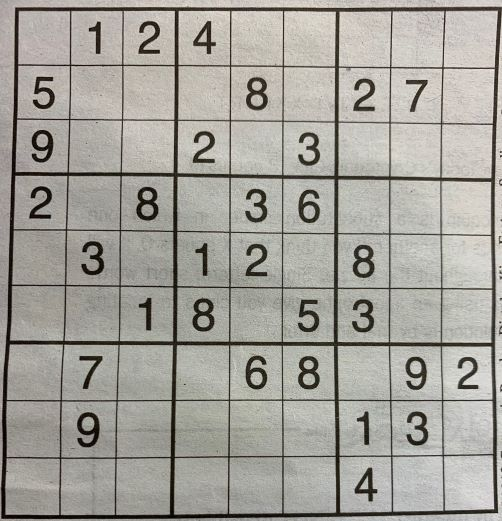
#> input picture c_03/sudoku.jpg, 502 x 521 px
$ python '01 Image Gradients.py'
#> lines starting #> are read from the running program, lines starting #| are printed output that depends on the picture
#%% jupyter
# See 04 WMA lecture
# Find Image gradients, edges etc
import sys
import cv2 as cv
import matplotlib.pyplot as plt
#%%
#import image
img = cv.imread('sudoku.jpg', cv.IMREAD_GRAYSCALE)
#> img: shape (521, 502); min 0, max 241, mean 162.1
if img is None:
    sys.exit("Could not read the image.")
plt.imshow(img,cmap = 'gray')

#%%
"""
Sobel derivatives :
a joint Gaussian smoothing plus differentiation operation, it is more resistant to noise.
You can specify the direction of derivatives to be taken, vertical or horizontal (by yorder and xorder respectively).
You can also specify the size of kernel by the argument ksize.
more : https://docs.opencv.org/3.4/d2/d2c/tutorial_sobel_derivatives.html
"""
sobelx = cv.Sobel(img,cv.CV_64F,1,0,ksize=5)
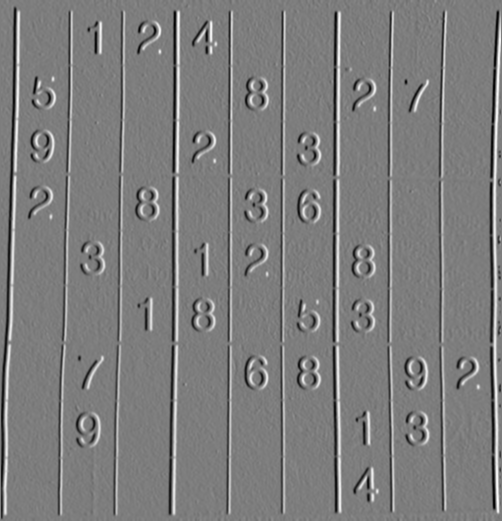
#> sobelx: shape (521, 502) float64; min -8356, max 8650, mean 9.3; drawn with min black and max white
sobely = cv.Sobel(img, cv.CV_64F, 0, 1, ksize=5)
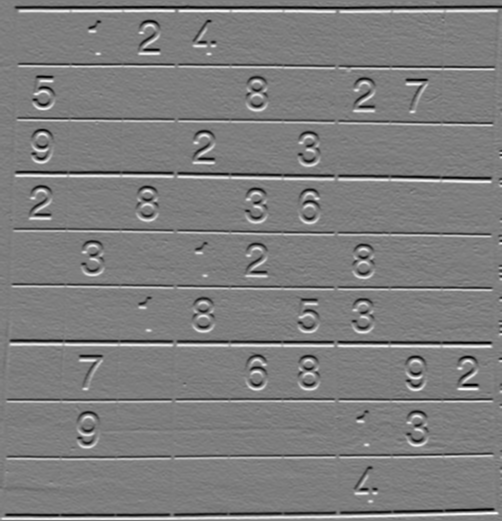
#> sobely: shape (521, 502) float64; min -8364, max 8517, mean -8.2; drawn with min black and max white
plt.imshow(sobelx,cmap = 'gray')
"""
TASK:
- change ksize 2*n+1, n from 1 to e.g. 10, and check the result
- ddepth: Depth of the destination image. Change CV_64F to: CV_8U or CV_16U or CV_16S or CV_32F

note:
CV_8U - 8-bit unsigned integers ( 0..255 ) ie a pixel can have values 0-255 like in grayscale
CV_16U - 16-bit unsigned integers ( 0..65535 )
CV_16S - 16-bit signed integers ( -32768..32767 )
CV_32F is float - the pixel can have any value between 0-1.0. To display by multiplying each pixel by 255.
CV_64F - 64-bit floating-point
"""

#k-sizes
plt.figure(figsize=(10,8))

for i, k in enumerate([1,3,5,7,9]):
    sob = cv.Sobel(img, cv.CV_64F, 1, 0, ksize=k)

    plt.subplot(2,3,i+1)
    plt.imshow(sob, cmap='gray')
    plt.title(f"Sobel ksize={k}")
    plt.xticks([])
    plt.yticks([])

plt.tight_layout()
plt.show()

#ddepths
depths = [
    (cv.CV_8U, "CV_8U"),
    (cv.CV_16U, "CV_16U"),
    (cv.CV_16S, "CV_16S"),
    (cv.CV_32F, "CV_32F"),
    (cv.CV_64F, "CV_64F")
]

plt.figure(figsize=(10,8))

for i, (d, name) in enumerate(depths):
    sob = cv.Sobel(img, d, 1, 0, ksize=5)

    # float scaling
    if d in [cv.CV_32F, cv.CV_64F]:
        sob = cv.normalize(sob, None, 0, 255, cv.NORM_MINMAX)

    plt.subplot(2,3,i+1)
    plt.imshow(sob, cmap='gray')
    plt.title(name)
    plt.xticks([])
    plt.yticks([])
#> this loop made 5 passes
#> pass 1, `sob = cv.Sobel(img, d, 1, 0, ksize=5)`:
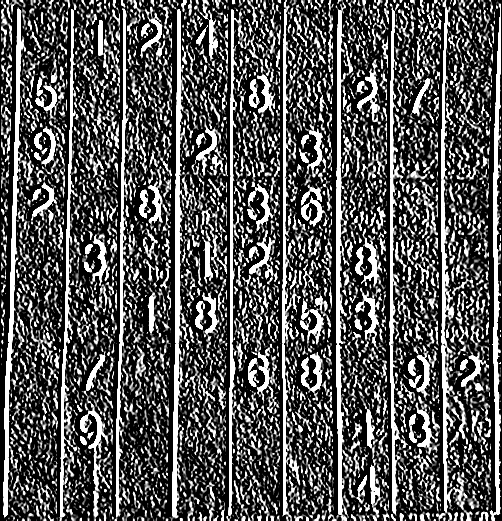
#> sob: shape (521, 502); min 0, max 255, mean 84.8

plt.tight_layout()
plt.show()
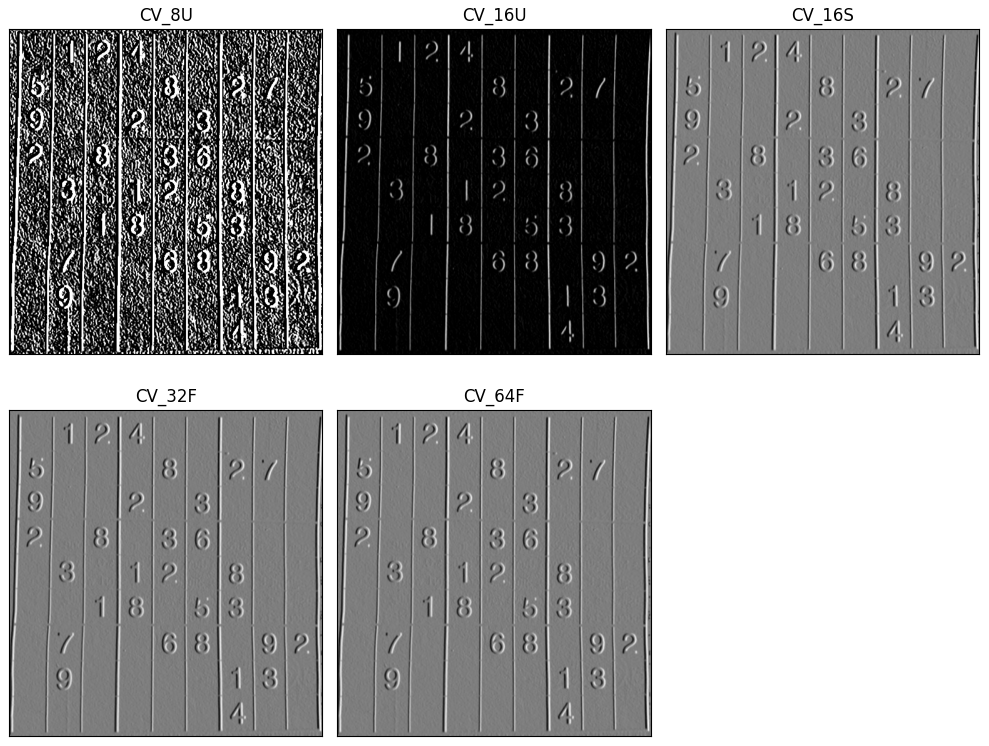
#> figure drawn by matplotlib, 5 panels

#%%
#gradient (high-pass) filters
"""Laplacian derivatives :
the Laplacian of the image given by the relation
Δsrc=∂2src∂x2+∂2src∂y2 where each derivative is found using Sobel derivatives.
If ksize = 1, then following kernel [[0,1,0],[1,-4,1],[0,1,0]]
more : https://docs.opencv.org/3.4/d5/db5/tutorial_laplace_operator.html
"""
laplacian =  cv.Laplacian(img,cv.CV_64F,ksize=3)
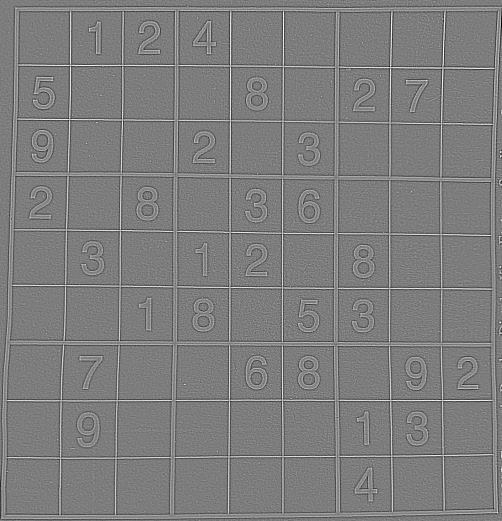
#> laplacian: shape (521, 502) float64; min -1244, max 1282, mean -0.1; drawn with min black and max white
plt.imshow(laplacian,cmap = 'gray')
"""
TASK:
- Remove noise by blurring with a Gaussian filter
src = cv.GaussianBlur(img, (3, 3), 0)
laplacian_Gauss =  cv.Laplacian(src,dst,cv.CV_64F,ksize=3)
"""
# blur
blur = cv.GaussianBlur(img, (5,5), 0)
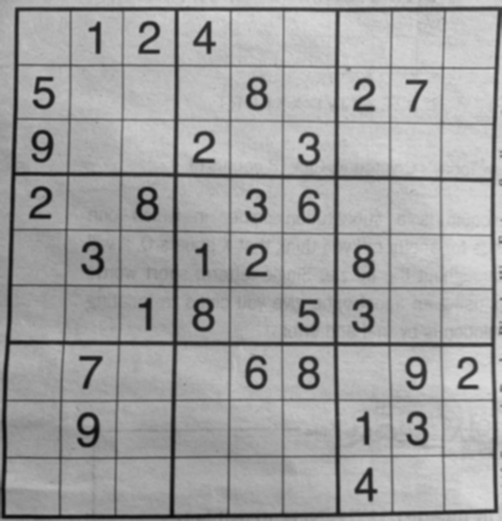
#> blur: shape (521, 502); min 12, max 218, mean 162.1

# laplacian no blur
laplacian = cv.Laplacian(img, cv.CV_64F, ksize=3)

# laplacian with blur
laplacian_blur = cv.Laplacian(blur, cv.CV_64F, ksize=3)
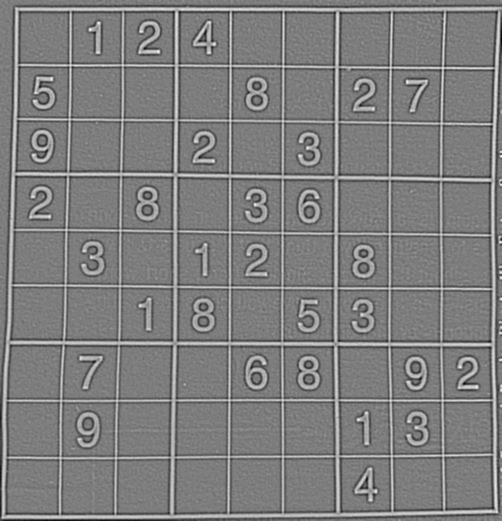
#> laplacian_blur: shape (521, 502) float64; min -252, max 260, mean -0.1; drawn with min black and max white

plt.figure(figsize=(10,6))

plt.subplot(1,3,1)
plt.imshow(img, cmap='gray')
plt.title("Original")
plt.xticks([]); plt.yticks([])

plt.subplot(1,3,2)
plt.imshow(laplacian, cmap='gray')
plt.title("Laplacian (no blur)")
plt.xticks([]); plt.yticks([])

plt.subplot(1,3,3)
plt.imshow(laplacian_blur, cmap='gray')
plt.title("Laplacian + Gaussian")
plt.xticks([]); plt.yticks([])

plt.show()


#%%
"""
module matplotlib.pyplot as plt is a state-based interface to matplotlib.
It provides an implicit, MATLAB-like, way of plotting.
It also opens figures on your screen, and acts as the figure GUI manager.

subplot(m,n,k)
m number of rows
n number of columns
k order number (from left to right, form up to down like reading)
"""
plt.subplot(2,2,1)
plt.imshow(img,cmap = 'gray')
plt.title('Original')
plt.xticks([])#Get or set the current tick locations and labels of the x-axis. The list is empty to get rid of ticks.
plt.yticks([])

plt.subplot(2,2,2)
plt.imshow(laplacian,cmap = 'gray')
plt.title('Laplacian')
plt.xticks([])
plt.yticks([])

plt.subplot(2,2,3)
plt.imshow(sobelx,cmap = 'gray')
plt.title('Sobel X')
plt.xticks([])
plt.yticks([])

plt.subplot(2,2,4)
plt.imshow(sobely,cmap = 'gray')
plt.title('Sobel Y')
plt.xticks([])
plt.yticks([])

plt.show() #Display all open figures.

""" TASKS: - change cmap colormaps, e.g. https://matplotlib.org/stable/tutorials/colors/colormaps.html, """

cmaps = ['gray', 'hot', 'jet', 'viridis']

plt.figure(figsize=(10,8))

for i, cmap in enumerate(cmaps):
    plt.subplot(2,2,i+1)
    plt.imshow(sobelx, cmap=cmap)
    plt.title(f"cmap = {cmap}")
    plt.xticks([])
    plt.yticks([])

plt.show()

$ run again, with c_03/eyes.jpg copied over c_03/sudoku.jpg
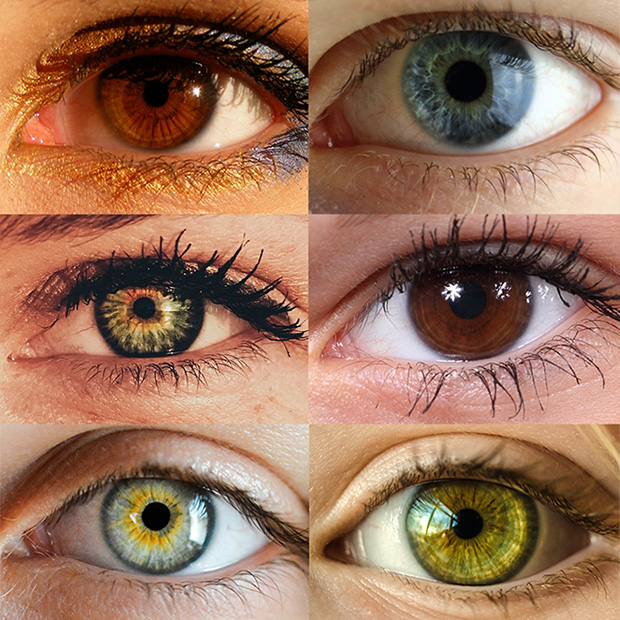
#> input picture c_03/eyes.jpg, 620 x 620 px
#> the loop `for i, (d, name) in enumerate(depths):` made 5 passes
#> pass 1, `sob = cv.Sobel(img, d, 1, 0, ksize=5)`:
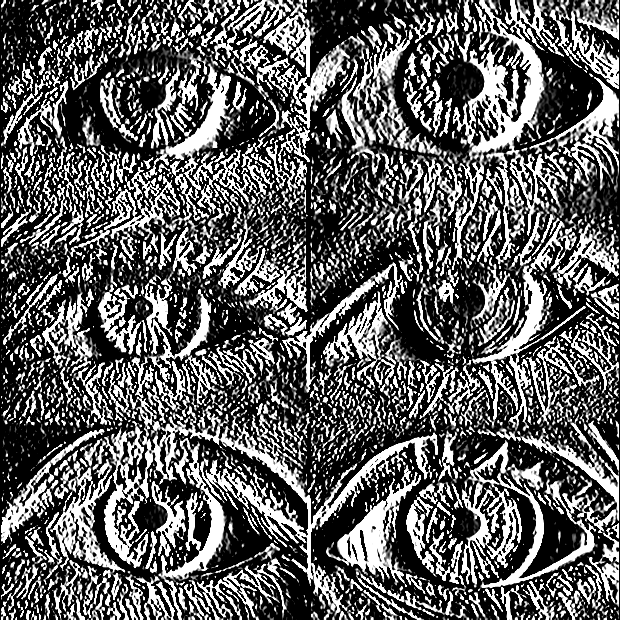
#> sob: shape (620, 620); min 0, max 255, mean 94.9
#> `laplacian_blur = cv.Laplacian(blur, cv.CV_64F, ksize=3)`:
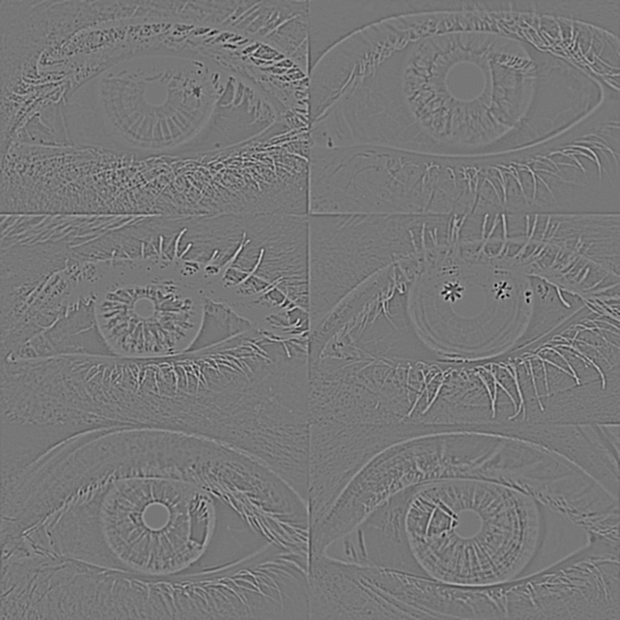
#> laplacian_blur: shape (620, 620) float64; min -324, max 366, mean 0; drawn with min black and max white
